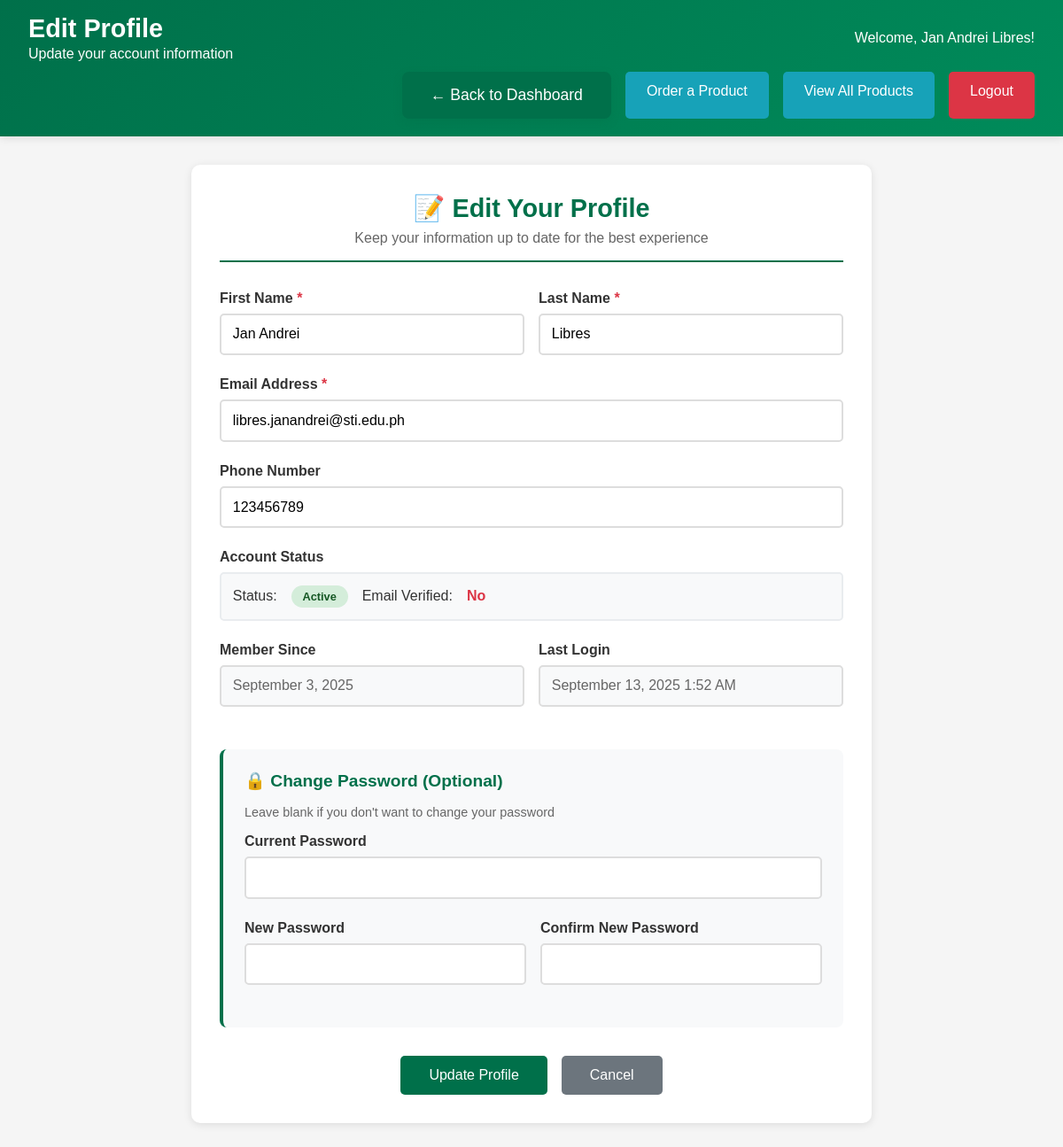
Screenshot of /htdocs/CAPSTONE-Starbucks/customer_profile.php (signed in) with the database file from the repository.
### tables this page shows
CREATE TABLE `customers` (
  `id` int(11) NOT NULL AUTO_INCREMENT,
  `first_name` varchar(50) NOT NULL,
  `last_name` varchar(50) NOT NULL,
  `email` varchar(100) NOT NULL,
  `phone` varchar(20) NOT NULL,
  `password` varchar(255) NOT NULL,
  `status` enum('active','inactive','blocked') DEFAULT 'active',
  `email_verified` tinyint(1) DEFAULT 0,
  `created_at` timestamp NOT NULL DEFAULT current_timestamp(),
  `updated_at` timestamp NOT NULL DEFAULT current_timestamp() ON UPDATE current_timestamp(),
  `last_login` timestamp NULL DEFAULT NULL,
  PRIMARY KEY (`id`),
  UNIQUE KEY `unique_email` (`email`),
  KEY `idx_email` (`email`),
  KEY `idx_status` (`status`),
  KEY `idx_created_at` (`created_at`)
);

### htdocs/CAPSTONE-Starbucks/customer_profile.php (the view, shortened to what this page needs)
<?php
require_once 'db_connect.php';
$customer_id = $_SESSION['customer_id'];
$stmt = $connection->prepare("SELECT * FROM customers WHERE id = ?");
$stmt->bind_param("i", $customer_id);
$stmt->execute();
$result = $stmt->get_result();
$customer = $result->fetch_assoc();
?>
<!DOCTYPE html>
<html lang="en">
<head>
</head>
<body>
    <header class="header">
        <div class="header-content">
            <div class="logo">
                <h1>Edit Profile</h1>
                <p>Update your account information</p>
            </div>
            <div class="customer-info">
                <span>Welcome, <?php echo htmlspecialchars($customer['first_name'] . ' ' . $customer['last_name']); ?>!</span>
            </div>
        </div>
        <nav class="menu-bar">
            <a href="customer_dashboard.php" class="primary-action-btn">← Back to Dashboard</a>
            <a href="customer_place_order.php" class="menu-link">Order a Product</a>
            <a href="customer_product.php" class="menu-link">View All Products</a>
            <a href="logout.php" class="logout-btn">Logout</a>
        </nav>
    </header>
    <div class="container">
        <div class="profile-card">
            <div class="profile-header">
                <h2>📝 Edit Your Profile</h2>
                <p>Keep your information up to date for the best experience</p>
            </div>
            <form method="POST" action="">
                <div class="form-row">
                    <div class="form-group">
                        <label for="first_name">First Name <span class="required">*</span></label>
                        <input type="text" id="first_name" name="first_name" value="<?php echo htmlspecialchars($customer['first_name']); ?>" required>
                    </div>
                    <div class="form-group">
                        <label for="last_name">Last Name <span class="required">*</span></label>
                        <input type="text" id="last_name" name="last_name" value="<?php echo htmlspecialchars($customer['last_name']); ?>" required>
                    </div>
                </div>
                <div class="form-group">
                    <label for="email">Email Address <span class="required">*</span></label>
                    <input type="email" id="email" name="email" value="<?php echo htmlspecialchars($customer['email']); ?>" required>
                </div>
                <div class="form-group">
                    <label for="phone">Phone Number</label>
                    <input type="tel" id="phone" name="phone" value="<?php echo htmlspecialchars($customer['phone'] ?? ''); ?>">
                </div>
                <div class="form-group">
                    <label>Account Status</label>
                    <div style="display: flex; gap: 1rem; align-items: center; padding: 0.8rem; background: #f8f9fa; border-radius: 5px; border: 2px solid #e9ecef;">
                        <span style="font-weight: 500; color: #333;">Status:</span>
                        <span class="status-badge status-<?php echo $customer['status']; ?>" style="padding: 0.3rem 0.8rem; border-radius: 15px; font-size: 0.8rem; font-weight: bold;">
                            <?php echo ucfirst($customer['status']); ?>
                        </span>
                        <span style="font-weight: 500; color: #333;">Email Verified:</span>
                        <span style="color: <?php echo $customer['email_verified'] ? '#28a745' : '#dc3545'; ?>; font-weight: bold;">
                            <?php echo $customer['email_verified'] ? 'Yes' : 'No'; ?>
                        </span>
                    </div>
                </div>
                <div class="form-row">
                    <div class="form-group">
                        <label>Member Since</label>
                        <input type="text" class="readonly-field" value="<?php echo date('F j, Y', strtotime($customer['created_at'])); ?>" readonly>
                    </div>
                    <div class="form-group">
                        <label>Last Login</label>
                        <input type="text" class="readonly-field" value="<?php echo $customer['last_login'] ? date('F j, Y g:i A', strtotime($customer['last_login'])) : 'Never'; ?>" readonly>
                    </div>
                </div>
                <div class="password-section">
                    <h3>🔒 Change Password (Optional)</h3>
                    <p style="color: #666; margin-bottom: 1rem; font-size: 0.9rem;">Leave blank if you don't want to change your password</p>
                    <div class="form-group">
                        <label for="current_password">Current Password</label>
                        <input type="password" id="current_password" name="current_password">
                    </div>
                    <div class="form-row">
                        <div class="form-group">
                            <label for="new_password">New Password</label>
                            <input type="password" id="new_password" name="new_password" minlength="6">
                        </div>
                        <div class="form-group">
                            <label for="confirm_password">Confirm New Password</label>
                            <input type="password" id="confirm_password" name="confirm_password" minlength="6">
                        </div>
                    </div>
                </div>
                <div class="btn-group">
                    <button type="submit" class="btn btn-primary">Update Profile</button>
                    <a href="customer_dashboard.php" class="btn btn-secondary">Cancel</a>
                </div>
            </form>
        </div>
    </div>
</body>
</html>

### htdocs/CAPSTONE-Starbucks/customer_profile.php (style rules this page uses)
* { margin: 0; padding: 0; box-sizing: border-box; }
body { font-family: 'Arial', sans-serif; background: #f5f5f5; color: #333; }
.header { background: linear-gradient(135deg, #00704A, #008B5A); color: white; padding: 1rem 2rem 0.5rem 2rem; box-shadow: 0 2px 10px rgba(0,0,0,0.1); }
.header-content { display: flex; justify-content: space-between; align-items: center; max-width: 1200px; margin: 0 auto; }
.logo h1 { font-size: 1.8rem; margin-bottom: 0.2rem; }
.customer-info { display: flex; align-items: center; gap: 1rem; }
.menu-bar { display: flex; gap: 1rem; margin-top: 0.7rem; margin-bottom: 0.7rem; justify-content: flex-end; max-width: 1200px; margin-left: auto; margin-right: auto; }
.menu-link, .logout-btn, .primary-action-btn { text-decoration: none; border-radius: 5px; padding: 0.8rem 1.5rem; font-size: 1rem; transition: background-color 0.3s; display: inline-block; }
.menu-link { background: #17a2b8; color: white; }
.primary-action-btn { background: #00704A !important; font-size: 1.1rem !important; padding: 1rem 2rem !important; border-radius: 8px !important; box-shadow: 0 4px 10px rgba(0, 112, 74, 0.3); transition: background-color 0.3s ease, transform 0.2s ease; color: white; }
.logout-btn { background: #dc3545; color: white; }
.container { max-width: 800px; margin: 2rem auto; padding: 0 1rem; }
.profile-card { background: white; padding: 2rem; border-radius: 10px; box-shadow: 0 2px 10px rgba(0,0,0,0.1); }
.profile-header { text-align: center; margin-bottom: 2rem; padding-bottom: 1rem; border-bottom: 2px solid #00704A; }
.profile-header h2 { color: #00704A; font-size: 1.8rem; margin-bottom: 0.5rem; }
.profile-header p { color: #666; font-size: 1rem; }
.form-group { margin-bottom: 1.5rem; }
.form-group label { display: block; margin-bottom: 0.5rem; font-weight: bold; color: #333; }
.form-group input, .form-group textarea { width: 100%; padding: 0.8rem; border: 2px solid #ddd; border-radius: 5px; font-size: 1rem; transition: border-color 0.3s; }
.form-row { display: grid; grid-template-columns: 1fr 1fr; gap: 1rem; }
.password-section { background: #f8f9fa; padding: 1.5rem; border-radius: 8px; margin: 1.5rem 0; border-left: 4px solid #00704A; }
.password-section h3 { color: #00704A; margin-bottom: 1rem; font-size: 1.2rem; }
.btn-group { display: flex; gap: 1rem; justify-content: center; margin-top: 2rem; }
.btn { padding: 0.8rem 2rem; border: none; border-radius: 5px; font-size: 1rem; cursor: pointer; transition: all 0.3s; text-decoration: none; display: inline-block; text-align: center; }
.btn-primary { background: #00704A; color: white; }
.btn-secondary { background: #6c757d; color: white; }
.required { color: #dc3545; }
.status-badge { padding: 0.3rem 0.8rem; border-radius: 15px; font-size: 0.8rem; font-weight: bold; }
.status-active { background: #d4edda; color: #155724; }
.readonly-field { background: #f8f9fa !important; color: #666 !important; cursor: not-allowed; }

### rows the page displays
customers: first_name+last_name "Jan Andrei Libres", first_name "Jan Andrei", last_name "Libres", email "libres.janandrei@sti.edu.ph", phone "123456789", status "Active", created_at "September 3, 2025", last_login "September 13, 2025 1:52 AM"
